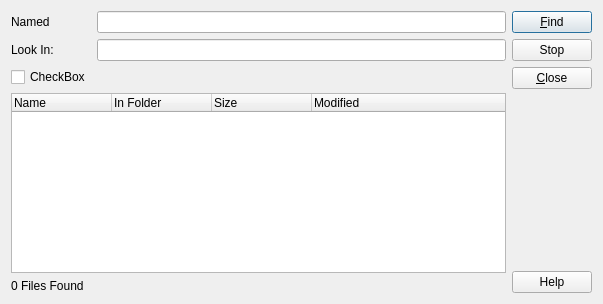
<?xml version="1.0" encoding="UTF-8"?>
<ui version="4.0">
 <class>Dialog</class>
 <widget class="QDialog" name="Dialog">
  <property name="geometry">
   <rect>
    <x>0</x>
    <y>0</y>
    <width>603</width>
    <height>304</height>
   </rect>
  </property>
  <property name="windowTitle">
   <string>Dialog</string>
  </property>
  <layout class="QHBoxLayout" name="horizontalLayout">
   <item>
    <layout class="QGridLayout" name="gridLayout">
     <item row="0" column="0">
      <widget class="QLabel" name="label">
       <property name="text">
        <string>Named</string>
       </property>
      </widget>
     </item>
     <item row="0" column="1">
      <widget class="QLineEdit" name="lineEdit"/>
     </item>
     <item row="1" column="0">
      <widget class="QLabel" name="label_2">
       <property name="text">
        <string>Look In:</string>
       </property>
      </widget>
     </item>
     <item row="1" column="1">
      <widget class="QLineEdit" name="lineEdit_2"/>
     </item>
     <item row="2" column="0">
      <widget class="QCheckBox" name="checkBox">
       <property name="text">
        <string>CheckBox</string>
       </property>
      </widget>
     </item>
     <item row="3" column="0" colspan="2">
      <widget class="QTreeWidget" name="treeWidget">
       <column>
        <property name="text">
         <string>Name</string>
        </property>
       </column>
       <column>
        <property name="text">
         <string>In Folder</string>
        </property>
       </column>
       <column>
        <property name="text">
         <string>Size</string>
        </property>
       </column>
       <column>
        <property name="text">
         <string>Modified</string>
        </property>
       </column>
      </widget>
     </item>
     <item row="4" column="0">
      <widget class="QLabel" name="label_3">
       <property name="text">
        <string>0 Files Found</string>
       </property>
      </widget>
     </item>
    </layout>
   </item>
   <item>
    <layout class="QVBoxLayout" name="verticalLayout">
     <item>
      <widget class="QPushButton" name="pushButton">
       <property name="text">
        <string>&amp;Find</string>
       </property>
      </widget>
     </item>
     <item>
      <widget class="QPushButton" name="pushButton_2">
       <property name="text">
        <string>Stop</string>
       </property>
      </widget>
     </item>
     <item>
      <widget class="QPushButton" name="pushButton_3">
       <property name="text">
        <string>&amp;Close</string>
       </property>
      </widget>
     </item>
     <item>
      <spacer name="verticalSpacer">
       <property name="orientation">
        <enum>Qt::Vertical</enum>
       </property>
       <property name="sizeHint" stdset="0">
        <size>
         <width>20</width>
         <height>40</height>
        </size>
       </property>
      </spacer>
     </item>
     <item>
      <widget class="QPushButton" name="pushButton_4">
       <property name="text">
        <string>Help</string>
       </property>
      </widget>
     </item>
    </layout>
   </item>
  </layout>
 </widget>
 <resources/>
 <connections/>
</ui>
